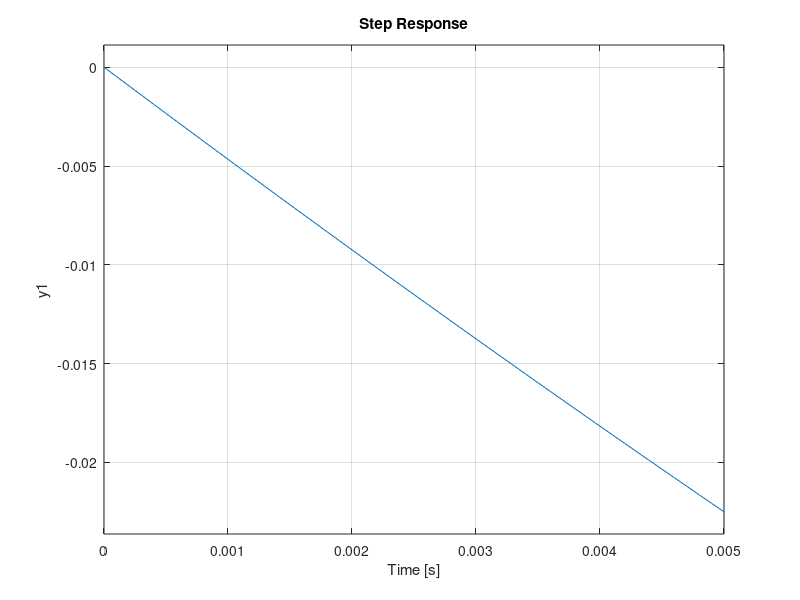
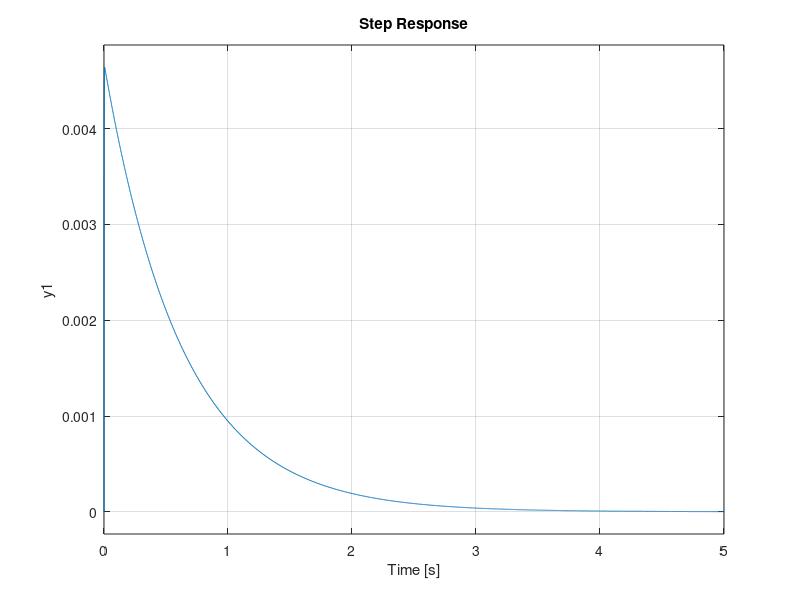
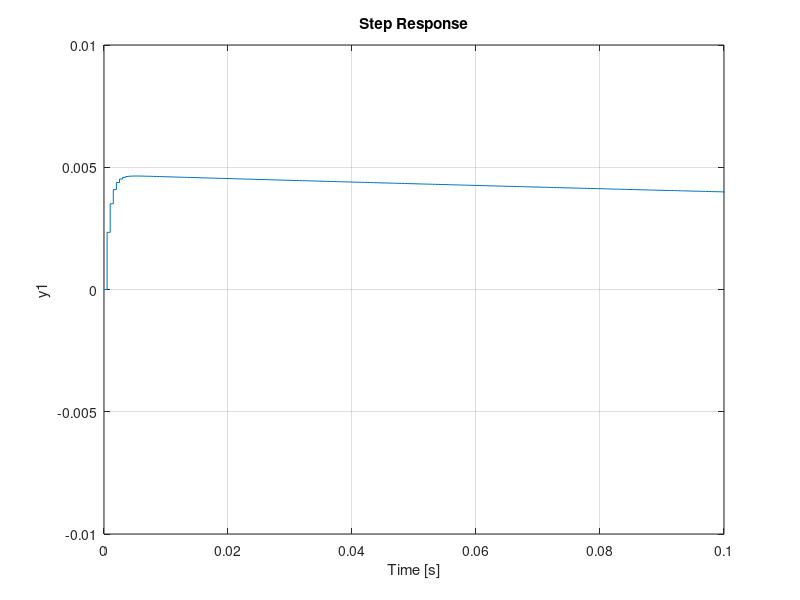

The MATLAB script that drew these images, in order:
m1 = 2500;
m2 = 320;
k1 = 80000;
k2 = 500000;
b1 = 350;
b2 = 15020;

A = [0                 1   0                                              0
    -(b1*b2)/(m1*m2)   0   ((b1/m1)*((b1/m1)+(b1/m2)+(b2/m2)))-(k1/m1)   -(b1/m1)
     b2/m2             0  -((b1/m1)+(b1/m2)+(b2/m2))                      1
     k2/m2             0  -((k1/m1)+(k1/m2)+(k2/m2))                      0];
B = [0                 0
     1/m1              (b1*b2)/(m1*m2)
     0                -(b2/m2)
     (1/m1)+(1/m2)    -(k2/m2)];
C = [0   0   1   0];
D = [0   0];

sys = ss(A,B,C,D);
figure(1)
step(sys*[0;1]*.1,0:0.0001:.005);

%-----------------------------------------------------------------------------------------

T = .0005;
d_sys = c2d(sys,T,'zoh')

%-----------------------------------------------------------------------------------------

Ai = 1;
Bi = T;
Ci = 1;
Di = T/2;
[As,Bs,Cs,Ds]=ssdata(d_sys);
Aa = [As,	zeros(4,1);
      Bi*Cs,	Ai];
Ba = [Bs;
      0,0];
Ca = [Cs,	0];
Da = Ds;

d_sys_int = ss(Aa,Ba,Ca,Da,T);
[Ad,Bd,Cd,Dd] = ssdata(d_sys_int);

%-----------------------------------------------------------------------------------------

sys1 = d_sys_int*[1;0]; %select the first input
[num,den] = tfdata(sys1,'v');
z = roots(num)

%-----------------------------------------------------------------------------------------

p1 = z(1);
p2 = z(2);
p3 = z(3);
p4 = .9992;
p5 = .5;

K=place(Ad,Bd*[1;0],[p1 p2 p3 p4 p5])

%-----------------------------------------------------------------------------------------

d_sys_cl = ss(Ad-Bd*[1;0]*K,Bd,Cd,Dd,T);
figure(2)
step(-.1*d_sys_cl*[0;1],5);

%-----------------------------------------------------------------------------------------

d_sys_cl = ss(Ad-Bd*[1;0]*K,Bd,Cd,Dd,T);
figure(3)
step(-.1*d_sys_cl*[0;1],5);
axis([0 0.1 -.01 .01])
